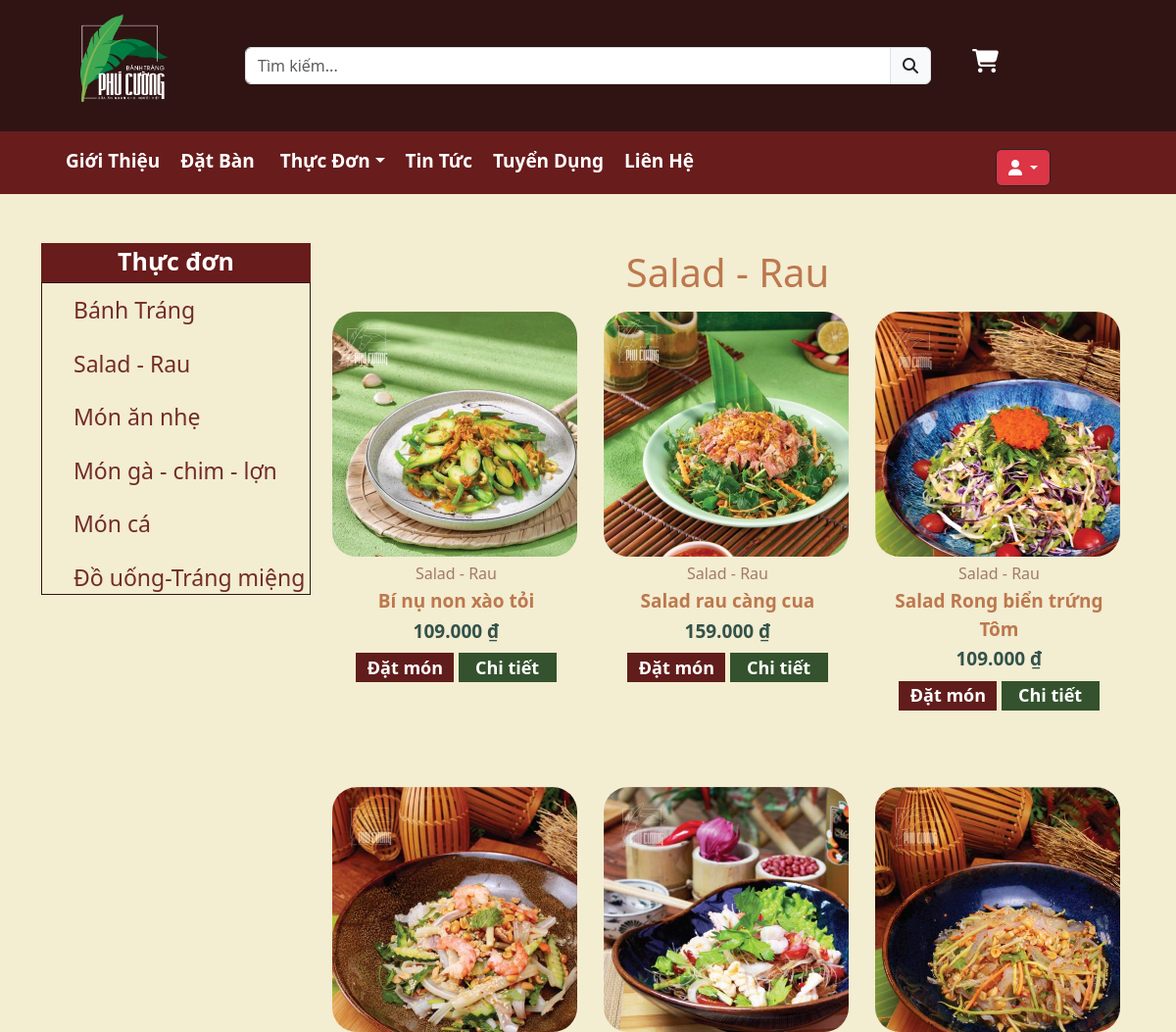
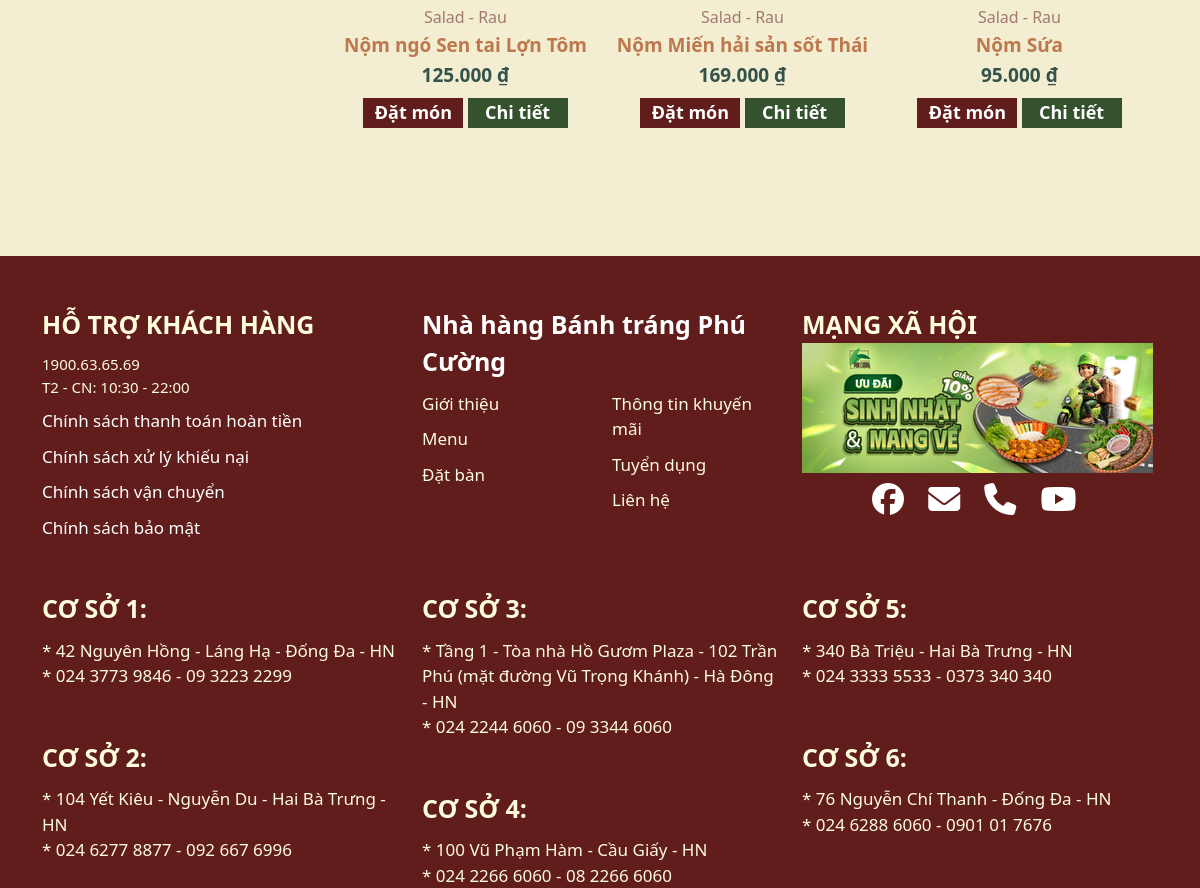
The page /View/salad.php (signed in) on the database its author committed (2 pictures, top to bottom).
### tables this page shows
CREATE TABLE `sanpham` (
  `id_sanpham` int(11) NOT NULL,
  `danhmuc` varchar(250) DEFAULT NULL,
  `tensp` varchar(250) DEFAULT NULL,
  `gia` varchar(250) DEFAULT NULL,
  `hinhanh` varchar(250) DEFAULT NULL,
  `mota` varchar(250) DEFAULT NULL
);

### Model/sanpham.php (called while the page is built, shortened)
<?php
include("connect.php");
class sanpham {
    public function select_danhmuc($danhmuc) {
        global $conn;
        $sql = "SELECT * FROM sanpham WHERE danhmuc = '$danhmuc'";
        $run = mysqli_query($conn, $sql);
        return $run;
    }
}
?>

### View/salad.php (the view, shortened to what this page needs)
<?php
include "../Model/sanpham.php";
$sanpham = new sanpham();
$result = $sanpham->select_danhmuc("Salad");
?>
<!DOCTYPE html>
<html lang="en">
<head>
    <link href="https://cdn.jsdelivr.net/npm/bootstrap@5.3.3/dist/css/bootstrap.min.css" rel="stylesheet">
    <link rel="stylesheet" href="https://cdnjs.cloudflare.com/ajax/libs/font-awesome/6.6.0/css/all.min.css" />
    <link rel="stylesheet" href="CSS/dinhdang.css">
</head>
<body>
    <?php include('navbar.php'); ?>
      <div class="container">
        <div class="row">
            <div class="col-3">
                <div style="margin-top: 50px;">
                    <div style="width: 275px;height: 40px; background-color: #681c1c; color: white; font-size: 25px; text-align: center; font-weight: bold;">Thực đơn</div>
                        <ul type="none" style="border:1px solid #301414; width: 275px; ">
                            <li style="margin-top: 10px;" >
                                <a href="banhtrang.html" style="color: #722c29; text-decoration: none; font-size: 23px; font-weight: 500; ">Bánh Tráng</a>
                            </li>
                            <li style="margin-top: 20px;">
                                <a href="salad.html" style="color: #722c29; text-decoration: none; font-size: 23px; font-weight: 500;">Salad - Rau</a>
                            </li>
                            <li style="margin-top: 20px;">
                                <a href="#" style="color: #722c29; text-decoration: none; font-size: 23px; font-weight: 500;">Món ăn nhẹ</a>
                            </li>
                            <li style="margin-top: 20px;">
                                <a href="#" style="color: #722c29; text-decoration: none; font-size: 23px; font-weight: 500;">Món gà - chim - lợn</a>
                            </li>
                            <li style="margin-top: 20px;">
                                <a href="#" style="color: #722c29; text-decoration: none; font-size: 23px; font-weight: 500;">Món cá</a>
                            </li>
                            <li style="margin-top: 20px;">
                                <a href="#" style="color: #722c29; text-decoration: none; font-size: 23px; font-weight: 500;">Đồ uống-Tráng miệng</a>
                            </li>
                        </ul>
                </div>
            </div>
            <div class="col-9">
                <div style="color: #bd784e; font-size: 40px; font-weight: 500; text-align: center; margin-top: 50px; margin-bottom: 10px;">Salad - Rau</div>
                <div class="container">
                    <div class="row">
                        <?php
                        if ($result->num_rows > 0) {
                            $count = 0;
                            while ($row = $result->fetch_assoc()) {
                                $count++;
                        ?>
                        <div class="col-4" style="overflow: hidden; margin-bottom: 30px;">
                            <div class="image-container2">
                                <img src="../Upload/<?php echo $row['hinhanh']; ?>" alt="<?php echo htmlspecialchars($row['tensp']); ?>" class="zoom" style="width: 300px; height: 300px; object-fit: cover;">
                            </div>
                            <div class="product-info" style="text-align: center; margin-top: 5px; color: #a17a6d;">Salad - Rau</div>
                            <div class="product-info" style="color: #bd784e; font-size: 19px; font-weight: bolder; text-align: center;"><?php echo htmlspecialchars($row['tensp']); ?></div>
                            <div class="product-info" style="text-align: center; color: #33524b; font-size: 19px; font-weight: bolder;"><?php echo number_format($row['gia'], 0, ',', '.'); ?> ₫</div>
                            <center class="product-buttons">
                                <button style="width: 100px; height: 30px; background-color: #601d1b; color: white; font-size: 18px; font-weight: bold; border: none;">Đặt món</button>
                                <a href="chitietsp.php?id=<?php echo $row['id_sanpham']; ?>#start_view" style="text-decoration: none;">
                                    <button style="width: 100px; height: 30px; background-color: #33522d; color: white; font-size: 18px; font-weight: bold; border: none;">Chi tiết</button>
                                </a>
                            </center>
                        </div>
                        <?php
                                if ($count % 3 == 0) {
                                    echo '</div><div class="row mt-5">';
                                }
                            }
                        } else {
                            echo '<div class="col-12" style="text-align: center; font-size: 20px; color: #722c29;">Không có sản phẩm nào trong danh mục này.</div>';
                        }
                        ?>
                    </div>
                </div>
            </div>
        </div>
      </div>
</body>
<footer>
    <div class="container">
      <div class="row">
        <div class="col-4">
          <div style="color:#fefddb; font-size: 25px; font-weight: bold; margin-top: 50px;">HỖ TRỢ KHÁCH HÀNG</div>
          <div style="color:#fefddb; font-size: 15px; margin-top: 10px;">
            1900.63.65.69 <br>
            T2 - CN: 10:30 - 22:00
          </div>
          <div style="color:white; font-size: 17px; margin-top: 10px;">Chính sách thanh toán hoàn tiền</div>
          <div style="color:white; font-size: 17px; margin-top: 10px;">Chính sách xử lý khiếu nại</div>
          <div style="color:white; font-size: 17px; margin-top: 10px;">Chính sách vận chuyển</div>
          <div style="color:white; font-size: 17px; margin-top: 10px;">Chính sách bảo mật</div>
        </div>
        <div class="col-4">
          <div style="color:white; font-size: 25px; font-weight: bold; margin-top: 50px;">Nhà hàng Bánh tráng Phú Cường</div>
          <div class="row">
            <div class="col-6">
              <div style="color:#fefddb; font-size: 17px; margin-top: 10px;">Giới thiệu</div>
              <div style="color:#fefddb; font-size: 17px; margin-top: 10px;">Menu</div>
              <div style="color:#fefddb; font-size: 17px; margin-top: 10px;">Đặt bàn</div>
            </div>
            <div class="col-6">
              <div style="color:#fefddb; font-size: 17px; margin-top: 10px;">Thông tin khuyến mãi</div>
              <div style="color:#fefddb; font-size: 17px; margin-top: 10px;">Tuyển dụng</div>
              <div style="color:#fefddb; font-size: 17px; margin-top: 10px;">Liên hệ</div>
            </div>
          </div>
        </div>
        <div class="col-4">
          <div style="color:#fefddb; font-size: 25px; font-weight: bold; margin-top: 50px;">MẠNG XÃ HỘI</div>
          <img src="Media/nhung.png" style="margin-bottom: 10px;">
          <i class="fa-brands fa-facebook fa-2x" style="color:white; margin-right: 20px; margin-left: 70px;"></i>
          <i class="fa-solid fa-envelope fa-2x" style="color:white;  margin-right: 20px;"></i>
          <i class="fa-solid fa-phone fa-2x" style="color:white;  margin-right: 20px; margin-right: 20px;"></i>
          <i class="fa-brands fa-youtube fa-2x" style="color:white;  margin-right: 20px;"></i>
        </div>
      </div>
      <div class="row">
        <div class="col-4">
          <div style="color:#fefddb; font-size: 25px; font-weight: bold; margin-top: 50px;">CƠ SỞ 1:</div>
          <div style="color:#fefddb; font-size: 17px; margin-top: 10px;">
            * 42 Nguyên Hồng - Láng Hạ - Đống Đa - HN <br>
            * 024 3773 9846 - 09 3223 2299
          </div>
          <div style="color:#fefddb; font-size: 25px; font-weight: bold; margin-top: 50px;">CƠ SỞ 2:</div>
          <div style="color:#fefddb; font-size: 17px; margin-top: 10px; ">
            * 104 Yết Kiêu - Nguyễn Du - Hai Bà Trưng - HN <br>
            * 024 6277 8877 - 092 667 6996
          </div>
        </div>
        <div class="col-4">
          <div style="color:#fefddb; font-size: 25px; font-weight: bold; margin-top: 50px;">CƠ SỞ 3:</div>
          <div style="color:#fefddb; font-size: 17px; margin-top: 10px; ">
            * Tầng 1 - Tòa nhà Hồ Gươm Plaza - 102 Trần Phú (mặt đường Vũ Trọng Khánh) - Hà Đông - HN <br>
            * 024 2244 6060 - 09 3344 6060
          </div>
          <div style="color:#fefddb; font-size: 25px; font-weight: bold; margin-top: 50px;">CƠ SỞ 4:</div>
          <div style="color:#fefddb; font-size: 17px; margin-top: 10px; ">
            * 100 Vũ Phạm Hàm - Cầu Giấy - HN <br>
            * 024 2266 6060 - 08 2266 6060
          </div>
        </div>
        <div class="col-4">
          <div style="color:#fefddb; font-size: 25px; font-weight: bold; margin-top: 50px;">CƠ SỞ 5:</div>
          <div style="color:#fefddb; font-size: 17px; margin-top: 10px;  ">
            * 340 Bà Triệu - Hai Bà Trưng - HN <br>
            * 024 3333 5533 - 0373 340 340
          </div>
          <div style="color:#fefddb; font-size: 25px; font-weight: bold; margin-top: 50px;">CƠ SỞ 6:</div>
          <div style="color:#fefddb; font-size: 17px; margin-top: 10px;  ">
            * 76 Nguyễn Chí Thanh - Đống Đa - HN <br>
            * 024 6288 6060 - 0901 01 7676
          </div>
        </div>
      </div>
    </div>
  </footer>
</html>

### View/navbar.php (shortened to what this page needs)
<div style="background-color: #301414;" class="sticky-top">
    <div class="container">
        <div class="row">
            <div class="col-2">
                <a href="Trangchu.php" style="text-decoration: none;">
                    <img width="90px" src="media/logo.png" class="mt-2" style="margin-left: 40px;">
                </a>
            </div>
            <div class="col-8 d-flex justify-content-center">
                <div class="input-group my-5" style="width: 700px;">
                    <input type="text" class="form-control" placeholder="Tìm kiếm...">
                    <span class="input-group-text"><i class="fa-solid fa-magnifying-glass"></i></span>
                </div>
            </div>
            <div class="col-2">
                <a href="cart.php" style="text-decoration: none;">
                <h4 style="display: inline-block; color: white;" class="my-5">
                    <i class="fa-solid fa-cart-shopping" style="color: white;"></i>
                </h4>
                </a>
            </div>
        </div>
    </div>
    <nav class="navbar navbar-expand-sm" style="background-color: #681c1c;">
        <div class="container" style="font-size: 19px; color: white;">
            <ul class="navbar-nav me-auto">
                <li class="nav-item">
                    <a class="nav-link" href="gioithieu.php" style="color: white; margin-left: 17px; font-weight: bold;">Giới Thiệu</a>
                </li>
                <li class="nav-item">
                    <a class="nav-link" href="datban.php" style="color: white; margin-left: 5px; font-weight: bold;">Đặt Bàn</a>
                </li>
                <li class="nav-item dropdown">
                    <a class="nav-link dropdown-toggle" href="#" role="button" style="color: white; margin-left: 10px; font-weight: bold;">Thực Đơn</a>
                </li>
                <li class="nav-item">
                    <a class="nav-link" href="tintuc.php" style="color: white; margin-left: 5px; font-weight: bold;">Tin Tức</a>
                </li>
                <li class="nav-item">
                    <a class="nav-link" href="tuyendung.php" style="color: white; margin-left: 5px; font-weight: bold;">Tuyển Dụng</a>
                </li>
                <li class="nav-item">
                    <a class="nav-link" href="lienhe.php" style="color: white; margin-left: 5px; font-weight: bold;">Liên Hệ</a>
                </li>
                <li class="dropdown" style="margin-top: 10px; margin-left: 300px;">
                    <button type="button" class="btn btn-dark dropdown-toggle" data-bs-toggle="dropdown" style="color: white; background-color: #dc3545;">
                        <i class="fa-solid fa-user"></i>
                    </button>
                </li>
            </ul>
        </div>
    </nav>
</div>

### View/CSS/dinhdang.css (style rules this page uses)
body { background-color: #f3edd1; }
* { box-sizing:border-box }
.product-info { margin-top: 2px; }
.product-buttons { margin-top: 8px; }
.zoom { transition: transform 0.3s ease; }
.image-container2 { width: 250px; height: 250px; overflow: hidden; border-radius: 25px; }
.image-container2 img { width: 100%; height: auto; }

### View/salad.php (style rules this page uses)
footer { background-color: #601d1b; margin-top: 50px; }

### rows shown on the page
sanpham: hinhanh (picture), tensp "Bí nụ non xào tỏi", gia "109.000"
sanpham: hinhanh (picture), tensp "Salad rau càng cua", gia "159.000"
sanpham: hinhanh (picture), tensp "Salad Rong biển trứng Tôm", gia "109.000"
sanpham: hinhanh (picture), tensp "Nộm ngó Sen tai Lợn Tôm", gia "125.000"
sanpham: hinhanh (picture), tensp "Nộm Miến hải sản sốt Thái", gia "169.000"
sanpham: hinhanh (picture), tensp "Nộm Sứa", gia "95.000"
